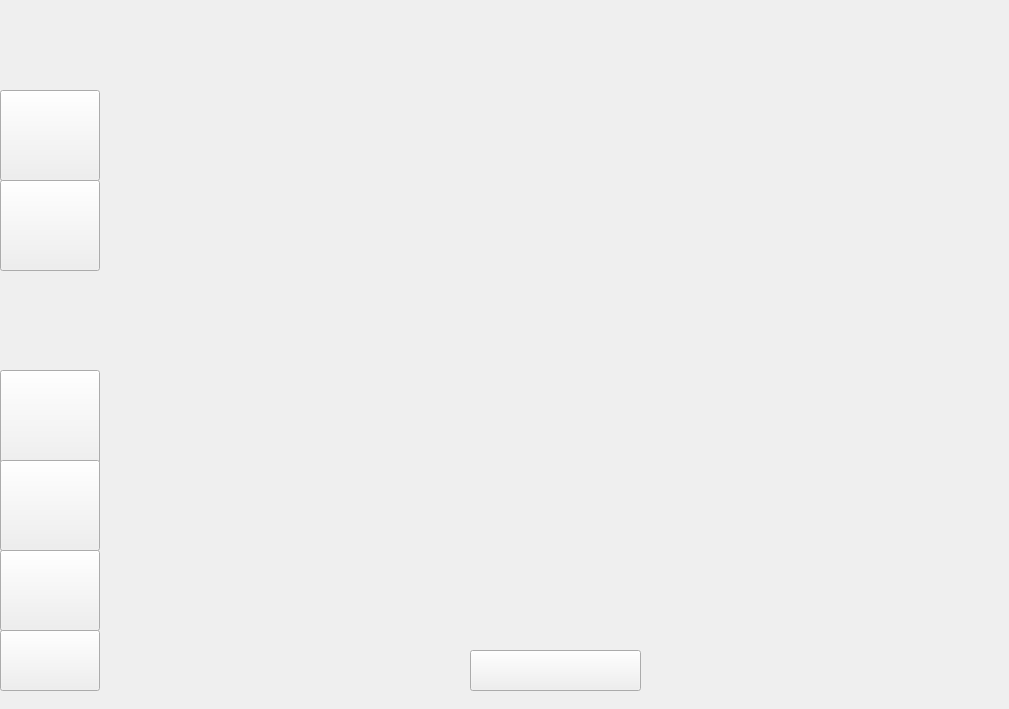
    <widget class="QWidget" name="page_12">
     <widget class="QLabel" name="label_12">
      <property name="geometry">
       <rect>
        <x>0</x>
        <y>0</y>
        <width>1000</width>
        <height>700</height>
       </rect>
      </property>
      <property name="text">
       <string/>
      </property>
      <property name="pixmap">
       <pixmap resource="resources.qrc">:/resources/EliminarMa.png</pixmap>
      </property>
      <property name="scaledContents">
       <bool>true</bool>
      </property>
     </widget>
     <widget class="QPushButton" name="pushButton_31">
      <property name="geometry">
       <rect>
        <x>0</x>
        <y>90</y>
        <width>100</width>
        <height>91</height>
       </rect>
      </property>
      <property name="styleSheet">
       <string notr="true"/>
      </property>
      <property name="text">
       <string/>
      </property>
     </widget>
     <widget class="QPushButton" name="pushButton_32">
      <property name="geometry">
       <rect>
        <x>0</x>
        <y>180</y>
        <width>100</width>
        <height>91</height>
       </rect>
      </property>
      <property name="text">
       <string/>
      </property>
     </widget>
     <widget class="QPushButton" name="pushButton_33">
      <property name="geometry">
       <rect>
        <x>470</x>
        <y>650</y>
        <width>171</width>
        <height>41</height>
       </rect>
      </property>
      <property name="text">
       <string/>
      </property>
     </widget>
     <widget class="QPushButton" name="pushButton_65">
      <property name="geometry">
       <rect>
        <x>0</x>
        <y>370</y>
        <width>100</width>
        <height>101</height>
       </rect>
      </property>
      <property name="text">
       <string/>
      </property>
     </widget>
     <widget class="QPushButton" name="pushButton_79">
      <property name="geometry">
       <rect>
        <x>0</x>
        <y>460</y>
        <width>100</width>
        <height>91</height>
       </rect>
      </property>
      <property name="text">
       <string/>
      </property>
     </widget>
     <widget class="QPushButton" name="pushButton_149">
      <property name="geometry">
       <rect>
        <x>0</x>
        <y>550</y>
        <width>100</width>
        <height>81</height>
       </rect>
      </property>
      <property name="text">
       <string/>
      </property>
     </widget>
     <widget class="QPushButton" name="pushButton_162">
      <property name="geometry">
       <rect>
        <x>0</x>
        <y>630</y>
        <width>100</width>
        <height>61</height>
       </rect>
      </property>
      <property name="text">
       <string/>
      </property>
     </widget>
     <widget class="QListWidget" name="listWidget_2">
      <property name="geometry">
       <rect>
        <x>130</x>
        <y>160</y>
        <width>851</width>
        <height>491</height>
       </rect>
      </property>
      <property name="styleSheet">
       <string notr="true">QWidget {
    background: transparent;
    color: black;
}
</string>
      </property>
     </widget>
    </widget>
